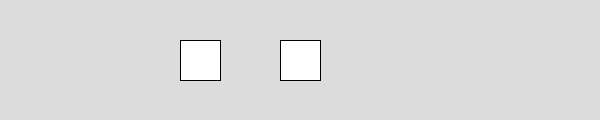
Frame 1 (no input)
Frame 60 (the mouse pressed at the canvas centre just before this capture): identical to frame 1, image omitted
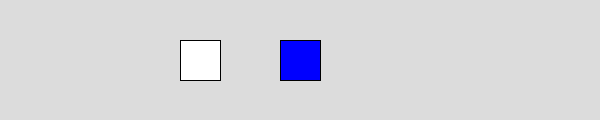
Frame 120 (the mouse held since frame 60 and released just before this capture)

The Processing sketch that drew these frames (run headless with seeded random() and noise(); from frame 60 on, the mouse is pressed at the canvas centre):

// Processing sketch: ex12_and_or
// ── ex12_and_or.pde
color fill1, fill2;

void setup() {
  size(600, 120);
  fill1 = color(255, 255, 255);
  fill2 = color(255, 255, 255);

}

void draw() {
  background(220);
    rectMode(CENTER);

    //
    //
    if ((mouseX  > width/3 - 20) && (mouseX < width/3 + 20) && (mouseY > height / 2 - 20) && (mouseY < height/2 + 20)){
        fill1 = color(255, 0, 0);
    }
    else if ((mouseX  > width/2 - 20) && (mouseX < width/2 + 20) && (mouseY > height / 2 - 20) && (mouseY < height/2 + 20)){
        fill2  = color(0, 0, 255);
    }
    else{
      fill1 = color(255, 255, 255);
      fill2 = color(255, 255, 255);
    }

    fill(fill1);
    rect(width/3, height/2, 40,40);
    fill(fill2);
    rect(width/2, height/2, 40,40);
}
